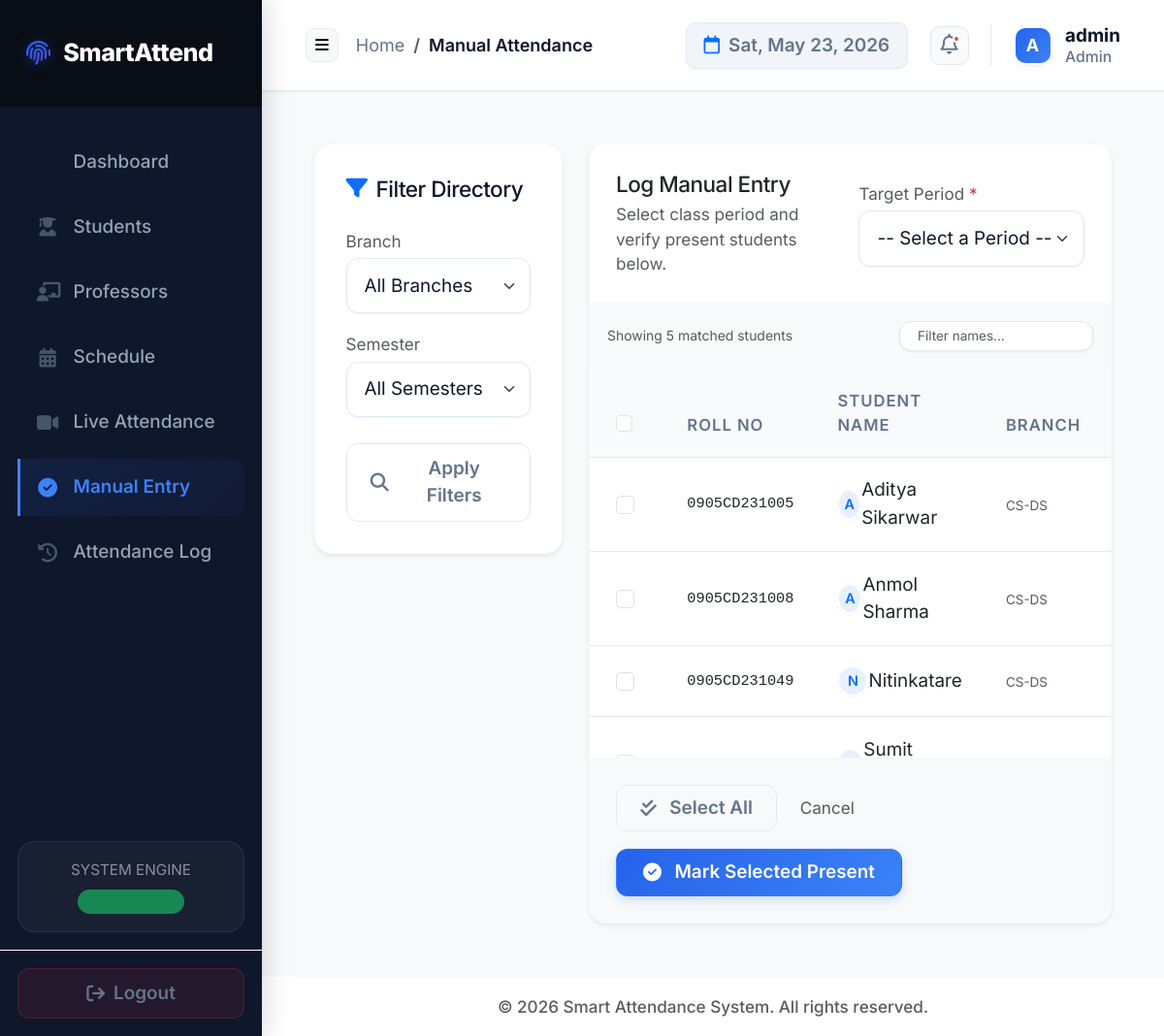
Page /manual_attendance (signed in) on the committed database.
### tables this page shows
CREATE TABLE students (
        roll_no TEXT PRIMARY KEY,
        name TEXT NOT NULL,
        branch TEXT,
        semester INTEGER,
        admission_year INTEGER,
        subject TEXT,
        face_encoding BLOB
    , gender TEXT, age INTEGER);

### app/attendance/routes.py (the view, shortened to what this page needs)
@attendance_bp.route('/manual_attendance', methods=['GET', 'POST'])
@login_required
@role_required(roles=['admin', 'professor'])
def manual_attendance():
    local_tz = pytz.timezone(config.TIMEZONE)
    conn = db_connect()
    filter_branch = request.args.get('branch')
    filter_semester = request.args.get('semester')
    filter_period_id_from_url = request.args.get('period_id')
    period_id_for_marking = request.form.get('period_id')
    form_data_for_template = request.form if request.method == 'POST' else request.args
    students_query = "SELECT roll_no, name, branch, semester FROM students WHERE 1=1"
    student_query_params = []
    if filter_branch and filter_branch != 'all':
        students_query += " AND branch = ?"
        student_query_params.append(filter_branch)
    if filter_semester and filter_semester != 'all':
        students_query += " AND semester = ?"
        try:
            student_query_params.append(int(filter_semester))
        except (ValueError, TypeError):
            filter_semester = None
    students_query += " ORDER BY name"
    students_list = conn.execute(students_query, student_query_params).fetchall()
    available_branches = get_distinct_from_db('branch', 'students')
    available_semesters = get_distinct_from_db('semester', 'students')
    schedule_list = conn.execute(
        "SELECT period_id, period_name, start_time, end_time, branch, semester FROM schedule ORDER BY start_time"
    ).fetchall()
    conn.close()
    return render_template(
        'attendance/manual_attendance.html',
        students=students_list,
        schedule=schedule_list,
        available_branches=available_branches,
        available_semesters=available_semesters,
        selected_branch=filter_branch,
        selected_semester=filter_semester,
        selected_period_id=filter_period_id_from_url,
        form_data=form_data_for_template
    )

### app/auth/routes.py (called while the page is built, shortened)
def login_required(f):
    @wraps(f)
    def decorated_function(*args, **kwargs):
        if 'logged_in' not in session or not session['logged_in']:
            flash('Please log in to access this page.', 'warning')
            return redirect(url_for('auth.login'))
        return f(*args, **kwargs)
    return decorated_function

def role_required(roles):
    def decorator(f):
        @wraps(f)
        def decorated_function(*args, **kwargs):
            if 'logged_in' not in session or not session['logged_in']:
                flash('Please log in to access this page.', 'warning')
                return redirect(url_for('auth.login'))
            return f(*args, **kwargs)
        return decorated_function
    return decorator

### app/extensions.py (called while the page is built)
def db_connect():
    conn = sqlite3.connect(config.DB_FILE, timeout=10)
    conn.row_factory = sqlite3.Row
    return conn

def close_connection(exception):
    db = getattr(g, '_database', None)
    if db is not None:
        db.close()

def get_distinct_from_db(column_name, table_name='students'):
    try:
        with db_connect() as conn:
            cursor = conn.cursor()
            if column_name in ['semester', 'admission_year']:
                query = f"SELECT DISTINCT {column_name} FROM {table_name} WHERE {column_name} IS NOT NULL ORDER BY CAST({column_name} AS INTEGER)"
            else:
                query = f"SELECT DISTINCT {column_name} FROM {table_name} WHERE {column_name} IS NOT NULL ORDER BY {column_name}"
            cursor.execute(query)
            return [item[0] for item in cursor.fetchall()]
    except sqlite3.OperationalError as e:
        print(f"DB Error fetching distinct {column_name} from {table_name}: {e}.")
        return []
    except Exception as e:
        print(f"Unexpected error fetching distinct {column_name} from {table_name}: {e}")
        return []

### app/templates/attendance/manual_attendance.html (shortened to what this page needs)
{% extends "layout.html" %}
{% block breadcrumb %}Manual Attendance{% endblock %}
{% block content %}
<div class="container-fluid px-0">
    <div class="row g-4">
        <div class="col-lg-4">
            <div class="saas-card shadow-sm border border-light">
                <h4 class="h5 mb-4 font-weight-bold d-flex align-items-center">
                    <i class="fas fa-filter text-primary me-2"></i> Filter Directory
                </h4>
                <form method="GET" action="{{ url_for('attendance.manual_attendance') }}">
                    <div class="mb-3">
                        <label for="branch" class="form-label small font-weight-bold text-muted mb-1">Branch</label>
                        <select name="branch" id="branch" class="form-select saas-select">
                            <option value="all">All Branches</option>
                        </select>
                    </div>
                    <div class="mb-4">
                        <label for="semester" class="form-label small font-weight-bold text-muted mb-1">Semester</label>
                        <select name="semester" id="semester" class="form-select saas-select">
                            <option value="all">All Semesters</option>
                        </select>
                    </div>
                    <button type="submit" class="btn btn-saas btn-saas-outline w-100 py-2.5">
                        <i class="fas fa-search me-1"></i> Apply Filters
                    </button>
                </form>
            </div>
        </div>
        <div class="col-lg-8">
            <form method="POST" action="{{ url_for('attendance.manual_attendance') }}" id="markAttendanceForm">
                <div class="saas-card p-0 overflow-hidden d-flex flex-column h-100 shadow-sm border border-light" style="border-radius: 18px;">
                    <div class="p-4 border-bottom border-light bg-white">
                        <div class="row align-items-center g-3">
                            <div class="col-md-6">
                                <h4 class="h5 mb-1 font-weight-bold text-dark">Log Manual Entry</h4>
                                <p class="text-muted small mb-0">Select class period and verify present students below.</p>
                            </div>
                            <div class="col-md-6">
                                <label for="period_id" class="form-label small font-weight-bold text-muted mb-1">Target Period <span class="text-danger">*</span></label>
                                <select name="period_id" id="period_id" class="form-select saas-select" required>
                                    <option value="" disabled {% if not selected_period_id %}selected{% endif %}>-- Select a Period --</option>
                                </select>
                            </div>
                        </div>
                    </div>
                    <div class="p-3 bg-light border-bottom border-light d-flex align-items-center justify-content-between">
                        <span class="text-muted text-xs font-weight-semibold" style="font-size: 0.775rem;">Showing {{ students|length if students else 0 }} matched students</span>
                        <div class="position-relative" style="width: 200px;">
                            <input type="text" id="manualSearchInput" class="form-control saas-input py-1 px-3" placeholder="Filter names..." style="font-size: 0.75rem;">
                        </div>
                    </div>
                    <div class="table-responsive flex-grow-1" style="max-height: 400px; overflow-y: auto;">
                        {% if students %}
                        <table class="table saas-table table-hover align-middle mb-0" id="manualTable">
                            <thead>
                                <tr>
                                    <th style="width: 50px; padding-left: 1.5rem;">
                                        <div class="form-check m-0">
                                            <input type="checkbox" id="selectAllCheckbox" class="form-check-input">
                                        </div>
                                    </th>
                                    <th>Roll No</th>
                                    <th>Student Name</th>
                                    <th>Branch</th>
                                    <th>Semester</th>
                                </tr>
                            </thead>
                            <tbody>
                                {% for student in students %}
                                <tr class="manual-student-row">
                                    <td style="padding-left: 1.5rem;">
                                        <div class="form-check m-0">
                                            <input type="checkbox" name="roll_nos" value="{{ student.roll_no }}"
                                                   class="form-check-input student-checkbox">
                                        </div>
                                    </td>
                                    <td class="font-weight-bold text-dark font-monospace" style="font-size: 0.85rem;">{{ student.roll_no }}</td>
                                    <td>
                                        <div class="d-flex align-items-center">
                                            <div class="avatar-initials bg-primary bg-opacity-10 text-primary rounded-circle me-2.5 d-flex align-items-center justify-content-center" style="width: 32px; height: 32px; font-size: 0.8rem; font-weight: 600;">
                                                {{ student.name[0]|upper }}
                                            </div>
                                            <span class="font-weight-semibold text-dark manual-student-name">{{ student.name }}</span>
                                        </div>
                                    </td>
                                    <td>
                                        <span class="text-uppercase text-muted font-weight-bold" style="font-size: 0.75rem;">{{ student.branch }}</span>
                                    </td>
                                    <td>
                                    </td>
                                </tr>
                                {% endfor %}
                            </tbody>
                        </table>
                        {% endif %}
                    </div>
                    <div class="p-4 border-top border-light bg-light d-flex flex-wrap align-items-center justify-content-between gap-3" style="border-bottom-left-radius: 18px; border-bottom-right-radius: 18px;">
                        <div class="d-flex align-items-center gap-2">
                            <button type="button" id="markAllPresentBtn" class="btn btn-saas btn-saas-outline py-2">
                                <i class="fas fa-check-double me-1"></i> Select All
                            </button>
                            <a href="{{ url_for('dashboard.admin_dashboard') }}" class="btn btn-link text-muted text-decoration-none small font-weight-semibold">
                                Cancel
                            </a>
                        </div>
                        <div>
                            <button type="submit" name="action" value="mark_attendance" class="btn btn-saas btn-saas-primary glow-primary px-4 py-2">
                                <i class="fas fa-check-circle me-1"></i> Mark Selected Present
                            </button>
                        </div>
                    </div>
                </div>
            </form>
        </div>
    </div>
</div>
{% endblock %}

### static/style.css (style rules this page uses)
:root { --primary: #2563eb; --primary-light: #eff6ff; --primary-gradient: linear-gradient(135deg, #2563eb, #3b82f6); --accent: #4f46e5; --accent-light: #eef2ff; --accent-gradient: linear-gradient(135deg, #4f46e5, #6366f1); --dark: #0f172a; --bg-main: #f8fafc; --card-bg: #ffffff; --success: #22c55e; --success-light: #f0fdf4; --success-gradient: linear-gradient(135deg, #22c55e, #4ade80); --danger: #ef4444; --danger-light: #fef2f2; --danger-gradient: linear-gradient(135deg, #ef4444, #f87171); --warning: #eab308; --warning-light: #fefcbf; --text-primary: #0f172a; --text-secondary: #64748b; --border-color: #e2e8f0; --shadow-sm: 0 1px 2px 0 rgba(0, 0, 0, 0.05); --shadow-md: 0 4px 6px -1px rgba(0, 0, 0, 0.04), 0 2px 4px -2px rgba(0, 0, 0, 0.04); --shadow-lg: 0 10px 15px -3px rgba(15, 23, 42, 0.04), 0 4px 6px -4px rgba(15, 23, 42, 0.04); --shadow-premium: 0 20px 25px -5px rgba(15, 23, 42, 0.06), 0 10px 10px -5px rgba(15, 23, 42, 0.04); }
html { font-size: 18px; }
body { font-family: 'Inter', sans-serif; font-size: 1rem; background-color: var(--bg-main); color: var(--text-primary); overflow-x: hidden; }
small, .small { font-size: 0.95rem !important; }
.saas-card { background-color: var(--card-bg); border: 1px solid var(--border-color); border-radius: 18px; padding: 1.75rem; box-shadow: var(--shadow-md); transition: all 0.3s cubic-bezier(0.16, 1, 0.3, 1); position: relative; overflow: hidden; }
h1, h2, h3, h4, h5, h6 { font-weight: 600; color: var(--text-primary); letter-spacing: -0.5px; }
.saas-table { margin-bottom: 0; border-collapse: separate; border-spacing: 0; }
.saas-table th { background-color: #f8fafc; color: var(--text-secondary); font-weight: 600; text-transform: uppercase; font-size: 0.925rem; letter-spacing: 0.06em; padding: 1.1rem 1.25rem; border-bottom: 1px solid var(--border-color); position: sticky; top: 0; z-index: 10; }
.saas-table td { padding: 1.1rem 1.25rem; vertical-align: middle; color: var(--text-primary); border-bottom: 1px solid var(--border-color); font-size: 1.05rem; background-color: var(--card-bg); transition: background-color 0.2s ease; }
.saas-table tbody tr { transition: transform 0.2s ease, background-color 0.2s ease; }
.saas-input, .saas-select { border: 1.5px solid var(--border-color); border-radius: 12px; padding: 0.75rem 1rem; font-size: 1.05rem; color: var(--text-primary); background-color: #ffffff; box-shadow: var(--shadow-sm); transition: all 0.2s ease-in-out; }
.glow-primary { box-shadow: 0 4px 14px 0 rgba(37, 99, 235, 0.25); }
.btn-saas { border-radius: 12px; padding: 0.625rem 1.35rem; font-weight: 600; font-size: 1.05rem; transition: all 0.25s cubic-bezier(0.16, 1, 0.3, 1); display: inline-flex; align-items: center; justify-content: center; gap: 0.5rem; border: 1px solid transparent; }
.btn-saas-primary { background: var(--primary-gradient); color: white !important; box-shadow: 0 4px 12px rgba(37, 99, 235, 0.2); }
.btn-saas-outline { background-color: transparent; color: var(--text-secondary) !important; border-color: var(--border-color); }
.avatar-initials { border: 2px solid white; box-shadow: var(--shadow-sm); transition: transform 0.2s ease; }

### rows in the picture
students: roll_no "0905CD231005", name "A", name "Aditya Sikarwar", branch "CS-DS"
students: roll_no "0905CD231008", name "A", name "Anmol Sharma", branch "CS-DS"
students: roll_no "0905CD231049", name "N", name "Nitinkatare", branch "CS-DS"
students: name "Sumit…"

### other values in the picture
{{ session.username[0]|upper if session.username else 'A' }} "A"
{{ session.username }} "admin"
{{ session.role }} "Admin"
{{ students|length if students else 0 }} "5"
{{ now.year if now is defined else 2026 }} "2026"
